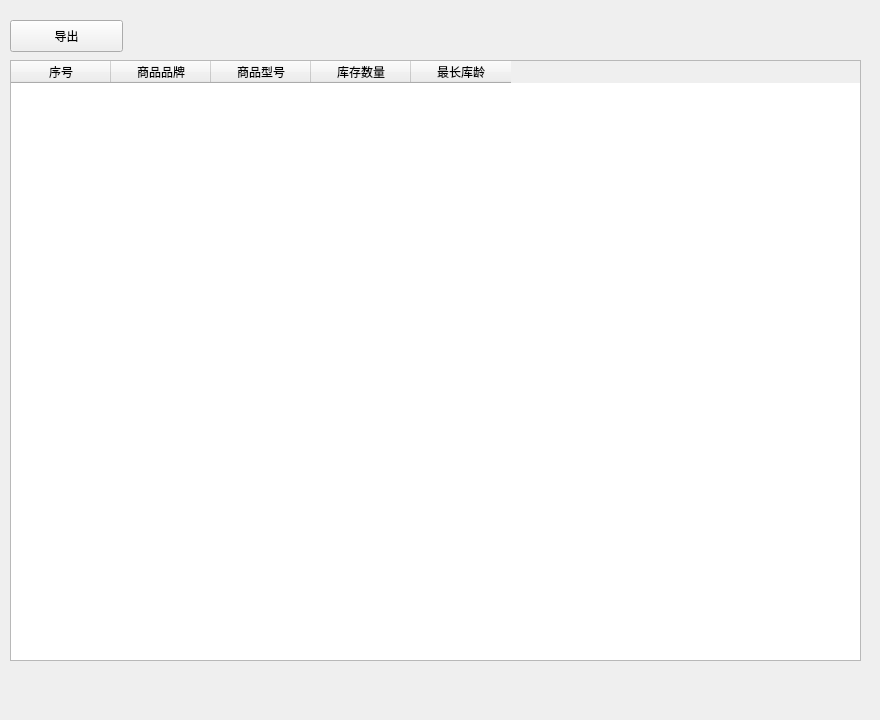
<?xml version="1.0" encoding="UTF-8"?>
<ui version="4.0">
 <class>inventoryunsalablewarningForm</class>
 <widget class="QWidget" name="inventoryunsalablewarningForm">
  <property name="geometry">
   <rect>
    <x>0</x>
    <y>0</y>
    <width>880</width>
    <height>720</height>
   </rect>
  </property>
  <property name="windowTitle">
   <string>Form</string>
  </property>
  <widget class="QTableWidget" name="tableWidget">
   <property name="geometry">
    <rect>
     <x>10</x>
     <y>60</y>
     <width>851</width>
     <height>601</height>
    </rect>
   </property>
   <column>
    <property name="text">
     <string>序号</string>
    </property>
   </column>
   <column>
    <property name="text">
     <string>商品品牌</string>
    </property>
   </column>
   <column>
    <property name="text">
     <string>商品型号</string>
    </property>
   </column>
   <column>
    <property name="text">
     <string>库存数量</string>
    </property>
   </column>
   <column>
    <property name="text">
     <string>最长库龄</string>
    </property>
   </column>
  </widget>
  <widget class="QPushButton" name="exportButton">
   <property name="geometry">
    <rect>
     <x>10</x>
     <y>20</y>
     <width>113</width>
     <height>32</height>
    </rect>
   </property>
   <property name="text">
    <string>导出</string>
   </property>
  </widget>
 </widget>
 <resources/>
 <connections/>
</ui>
